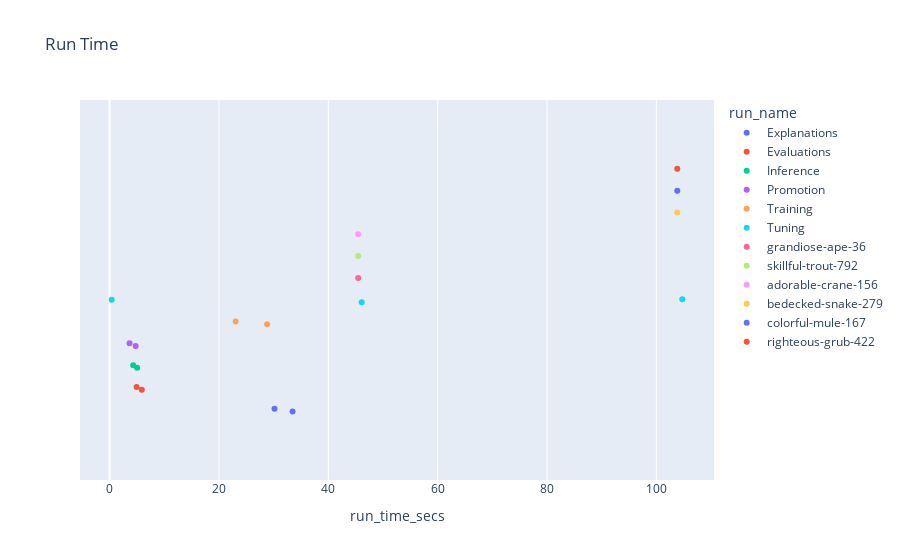

Here is the notebook cell this chart was saved with:
### Code cell
px.strip(
    runs,
    x="run_time_secs",
    color="run_name",
    hover_name="run_id",
    hover_data=runs.columns,
    title="Run Time",
)
